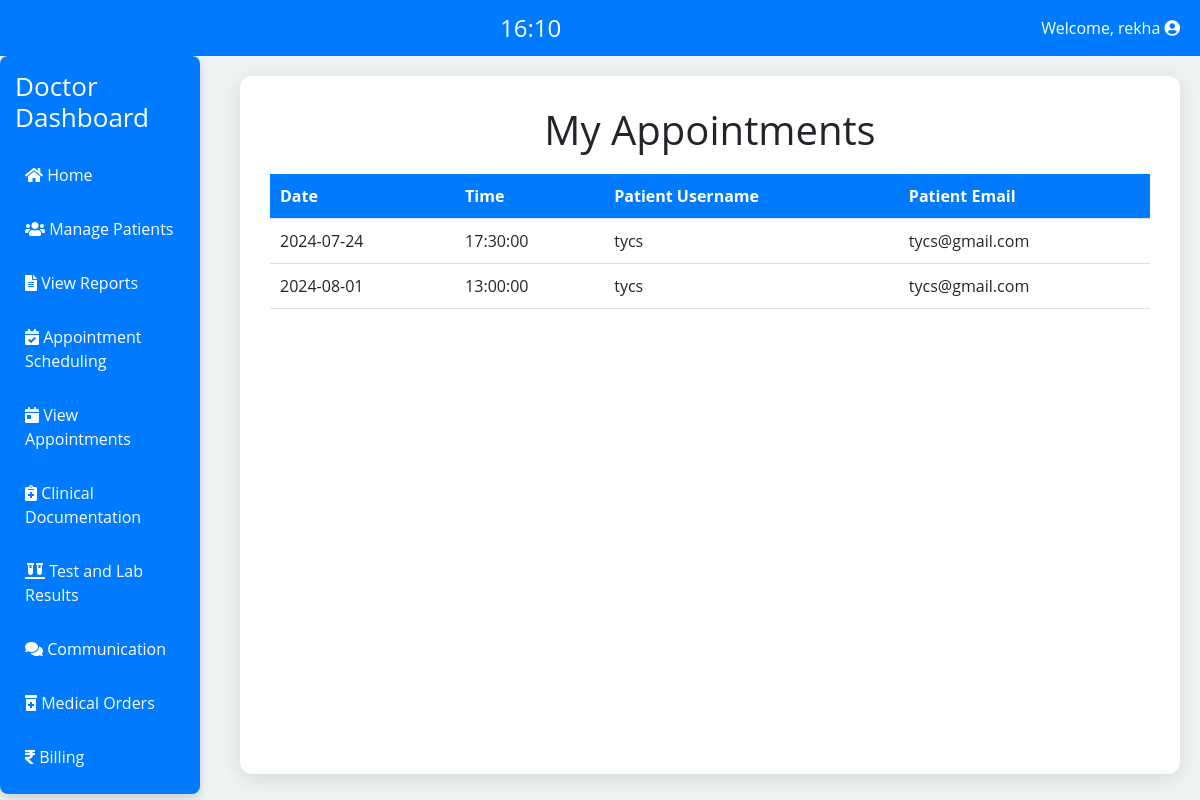
The page /doctor/view_appointments.php (signed in) on the database its author committed.
### tables this page shows
CREATE TABLE `users` (
  `id` int(11) NOT NULL,
  `username` varchar(50) NOT NULL,
  `email` varchar(100) NOT NULL,
  `password` varchar(255) NOT NULL,
  `otp` varchar(6) DEFAULT NULL,
  `otp_expiry` datetime DEFAULT NULL,
  `role` enum('admin','doctor','patient') NOT NULL,
  `created_at` datetime DEFAULT current_timestamp(),
  `reset_token` varchar(100) DEFAULT NULL,
  `reset_time` datetime DEFAULT NULL,
  `security_question` varchar(255) DEFAULT NULL,
  `security_answer` varchar(255) DEFAULT NULL
);

CREATE TABLE `appointments` (
  `id` int(11) NOT NULL,
  `patient_id` int(11) NOT NULL,
  `date` date NOT NULL,
  `time` time NOT NULL,
  `doctor_name` varchar(100) DEFAULT NULL,
  `note` varchar(255) DEFAULT NULL
);

### doctor/view_appointments.php (the view, shortened to what this page needs)
<?php
require_once '../config.php';
$userId = $_SESSION['user_id'];
$doctorQuery = $conn->query("SELECT username FROM users WHERE id = '$userId'");
$doctor = $doctorQuery->fetch_assoc();
$appointmentsQuery = $conn->query("
    SELECT a.id, a.date, a.time, p.username, p.email
    FROM appointments a
    JOIN users p ON a.patient_id = p.id
    WHERE a.doctor_name = (SELECT username FROM users WHERE id = '$userId')
    ORDER BY a.date ASC, a.time ASC
");
?>
<!DOCTYPE html>
<html lang="en">
<head>
    <link rel="stylesheet" href="https://stackpath.bootstrapcdn.com/bootstrap/4.5.2/css/bootstrap.min.css">
    <link rel="stylesheet" href="https://cdnjs.cloudflare.com/ajax/libs/font-awesome/5.15.4/css/all.min.css">
</head>
<body oncontextmenu="return false;" onkeydown="return disableCtrlU(event);">
<div class="top-bar">
        <div class="clock-container">
            <div class="clock" id="clock"></div>
        </div>
        <div class="logout-dropdown">
        <span>Welcome, <?php echo htmlspecialchars($doctor['username']); ?> <i class="fas fa-user-circle"></i></span>
        </div>
    </div>
    <div class="d-flex">
        <div class="sidebar">
        <h2>Doctor Dashboard</h2>
            <div class="nav-links">
                <a href="doctor_dashboard.php"><i class="fa fa-home" aria-hidden="true"></i> Home</a>
                <a href="../admin/manage_records.php"><i class="fas fa-users"></i> Manage Patients</a>
                <a href="../admin/view_reports.php"><i class="fas fa-file-alt"></i> View Reports</a>
                <a href="../admin/manage_schedule.php"><i class="fas fa-calendar-check"></i> Appointment Scheduling</a>
                <a href="view_appointments.php"><i class="fas fa-calendar-day"></i> View Appointments</a>
                <a href="clinical_documentation.php"><i class="fas fa-notes-medical"></i> Clinical Documentation</a>
                <a href="test_lab_results.php"><i class="fas fa-vials"></i> Test and Lab Results</a>
                <a href="communication.php"><i class="fas fa-comments"></i> Communication</a>
                <a href="medical.php"><i class="fas fa-prescription-bottle-alt"></i> Medical Orders</a>
                <a href="billing.php"><i class="fas fa-rupee-sign"></i> Billing</a>
            </div>
        </div>
        <div class="dashboard">
            <h1>My Appointments</h1>
            <table>
                <thead>
                    <tr>
                        <th>Date</th>
                        <th>Time</th>
                        <th>Patient Username</th>
                        <th>Patient Email</th>
                    </tr>
                </thead>
                <tbody>
                    <?php while ($appointment = $appointmentsQuery->fetch_assoc()) { ?>
                        <tr>
                            <td><?php echo htmlspecialchars($appointment['date']); ?></td>
                            <td><?php echo htmlspecialchars($appointment['time']); ?></td>
                            <td><?php echo htmlspecialchars($appointment['username']); ?></td>
                            <td><?php echo htmlspecialchars($appointment['email']); ?></td>
                        </tr>
                    <?php } ?>
                </tbody>
            </table>
        </div>
    </div>
</body>
</html>

### doctor/view_appointments.php (style rules this page uses)
body { font-family: 'Open Sans', sans-serif; background-color: #eef2f3; margin: 0; display: flex; flex-direction: column; min-height: 100vh; }
.top-bar { display: flex; justify-content: space-between; align-items: center; width: 100%; padding: 10px 20px; background-color: #007bff; color: #fff; }
.clock-container { flex-grow: 1; text-align: center; }
.clock { font-size: 24px; }
.logout-dropdown { position: relative; display: inline-block; }
.sidebar { background: #007bff; padding: 15px; width: 200px; border-radius: 8px; margin-right: 20px; box-shadow: 0 4px 10px rgba(0, 0, 0, 0.15); flex-shrink: 0; }
.sidebar h2 { color: #fff; font-size: 26px; margin-bottom: 20px; }
.nav-links { display: flex; flex-direction: column; gap: 10px; }
.nav-links a { color: #fff; text-decoration: none; padding: 10px; border-radius: 30px; transition: background 0.3s, transform 0.2s; }
.dashboard { flex: 1; background: #fff; padding: 30px; border-radius: 12px; box-shadow: 0 4px 20px rgba(0, 0, 0, 0.1); margin: 20px; }
h1 { text-align: center; margin-bottom: 20px; }
table { width: 100%; border-collapse: collapse; margin-top: 20px; }
th, td { padding: 10px; text-align: left; border-bottom: 1px solid #ddd; }
th { background-color: #007bff; color: white; }

### rows shown on the page
users: username "rekha"
appointments: date "2024-07-24", time "17:30:00", patient.username "tycs", patient.email "tycs@gmail.com"
appointments: date "2024-08-01", time "13:00:00", patient.username "tycs", patient.email "tycs@gmail.com"
